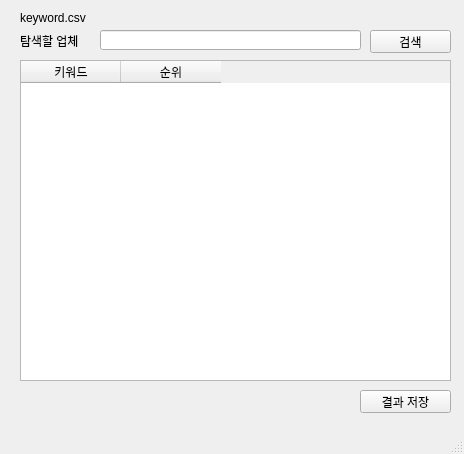
<?xml version="1.0" encoding="UTF-8"?>
<ui version="4.0">
 <class>mainWindow</class>
 <widget class="QMainWindow" name="mainWindow">
  <property name="geometry">
   <rect>
    <x>0</x>
    <y>0</y>
    <width>464</width>
    <height>454</height>
   </rect>
  </property>
  <property name="windowTitle">
   <string>파워링크</string>
  </property>
  <widget class="QWidget" name="centralwidget">
   <widget class="QLabel" name="label">
    <property name="geometry">
     <rect>
      <x>20</x>
      <y>30</y>
      <width>71</width>
      <height>21</height>
     </rect>
    </property>
    <property name="text">
     <string>탐색할 업체</string>
    </property>
   </widget>
   <widget class="QLineEdit" name="lineEdit">
    <property name="geometry">
     <rect>
      <x>100</x>
      <y>30</y>
      <width>261</width>
      <height>20</height>
     </rect>
    </property>
   </widget>
   <widget class="QTableWidget" name="tableWidget">
    <property name="geometry">
     <rect>
      <x>20</x>
      <y>60</y>
      <width>431</width>
      <height>321</height>
     </rect>
    </property>
    <property name="columnCount">
     <number>2</number>
    </property>
    <column>
     <property name="text">
      <string>키워드</string>
     </property>
    </column>
    <column>
     <property name="text">
      <string>순위</string>
     </property>
    </column>
   </widget>
   <widget class="QPushButton" name="pushButton">
    <property name="geometry">
     <rect>
      <x>370</x>
      <y>30</y>
      <width>81</width>
      <height>23</height>
     </rect>
    </property>
    <property name="text">
     <string>검색</string>
    </property>
   </widget>
   <widget class="QLabel" name="label_2">
    <property name="geometry">
     <rect>
      <x>20</x>
      <y>10</y>
      <width>91</width>
      <height>16</height>
     </rect>
    </property>
    <property name="text">
     <string>keyword.csv</string>
    </property>
   </widget>
   <widget class="QPushButton" name="pushButton_2">
    <property name="geometry">
     <rect>
      <x>360</x>
      <y>390</y>
      <width>91</width>
      <height>23</height>
     </rect>
    </property>
    <property name="text">
     <string>결과 저장</string>
    </property>
   </widget>
  </widget>
  <widget class="QMenuBar" name="menubar">
   <property name="geometry">
    <rect>
     <x>0</x>
     <y>0</y>
     <width>464</width>
     <height>21</height>
    </rect>
   </property>
  </widget>
  <widget class="QStatusBar" name="statusbar"/>
 </widget>
 <resources/>
 <connections/>
</ui>
